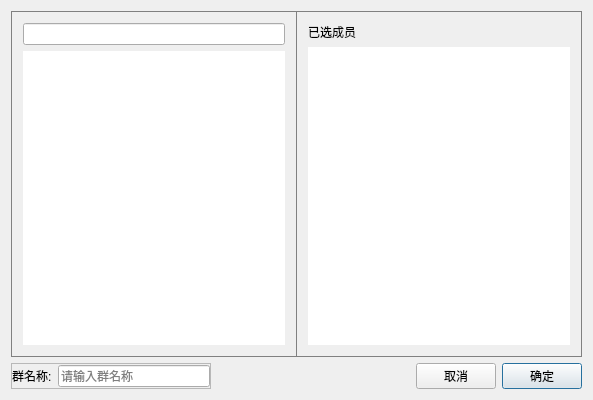
<?xml version="1.0" encoding="UTF-8"?>
<ui version="4.0">
 <class>SelectMemberWidget</class>
 <widget class="QWidget" name="SelectMemberWidget">
  <property name="geometry">
   <rect>
    <x>0</x>
    <y>0</y>
    <width>593</width>
    <height>400</height>
   </rect>
  </property>
  <property name="windowTitle">
   <string>SelectMemberWidget</string>
  </property>
  <layout class="QVBoxLayout" name="verticalLayout_3">
   <item>
    <widget class="QFrame" name="frame">
     <property name="styleSheet">
      <string notr="true">
#labelNickName {
    color: rgb(0, 0, 0);
}
#frame
{
	border:1px solid gray;
}
#frameLeft
{
	border:none;
	border-right:1px solid gray;
}
#frameRight
{
	border:none;
}

QListView
{
	border:none;
}

 QCheckBox {
      
  }

  QCheckBox::indicator {
     height:25px;
      width:35px;
  }

  QCheckBox::indicator:unchecked {
     
	image: url(:/image/resource/关.png);
  }


  QCheckBox::indicator:checked {
      
	image: url(:/image/resource/开.png);
  }

 

 
 </string>
     </property>
     <property name="frameShape">
      <enum>QFrame::StyledPanel</enum>
     </property>
     <property name="frameShadow">
      <enum>QFrame::Raised</enum>
     </property>
     <layout class="QHBoxLayout" name="horizontalLayout_2">
      <property name="spacing">
       <number>0</number>
      </property>
      <property name="leftMargin">
       <number>0</number>
      </property>
      <property name="topMargin">
       <number>0</number>
      </property>
      <property name="rightMargin">
       <number>0</number>
      </property>
      <property name="bottomMargin">
       <number>0</number>
      </property>
      <item>
       <widget class="QFrame" name="frameLeft">
        <property name="frameShape">
         <enum>QFrame::StyledPanel</enum>
        </property>
        <property name="frameShadow">
         <enum>QFrame::Raised</enum>
        </property>
        <layout class="QVBoxLayout" name="verticalLayout">
         <item>
          <widget class="QLineEdit" name="lineEditSearch">
           <property name="clearButtonEnabled">
            <bool>true</bool>
           </property>
          </widget>
         </item>
         <item>
          <widget class="QListView" name="listView">
           <property name="editTriggers">
            <set>QAbstractItemView::NoEditTriggers</set>
           </property>
          </widget>
         </item>
        </layout>
       </widget>
      </item>
      <item>
       <widget class="QFrame" name="frameRight">
        <property name="frameShape">
         <enum>QFrame::StyledPanel</enum>
        </property>
        <property name="frameShadow">
         <enum>QFrame::Raised</enum>
        </property>
        <layout class="QVBoxLayout" name="verticalLayout_2">
         <item>
          <widget class="QLabel" name="label">
           <property name="text">
            <string>已选成员</string>
           </property>
          </widget>
         </item>
         <item>
          <widget class="QListView" name="listViewSelected">
           <property name="styleSheet">
            <string notr="true">QTreeView::indicator:checked 
{ 

subcontrol-position:  right center;

}</string>
           </property>
           <property name="editTriggers">
            <set>QAbstractItemView::NoEditTriggers</set>
           </property>
          </widget>
         </item>
        </layout>
       </widget>
      </item>
     </layout>
    </widget>
   </item>
   <item>
    <layout class="QHBoxLayout" name="horizontalLayout">
     <item>
      <widget class="QFrame" name="frameName">
       <property name="frameShape">
        <enum>QFrame::StyledPanel</enum>
       </property>
       <property name="frameShadow">
        <enum>QFrame::Raised</enum>
       </property>
       <layout class="QHBoxLayout" name="horizontalLayout_3">
        <property name="leftMargin">
         <number>0</number>
        </property>
        <property name="topMargin">
         <number>0</number>
        </property>
        <property name="rightMargin">
         <number>0</number>
        </property>
        <property name="bottomMargin">
         <number>0</number>
        </property>
        <item>
         <widget class="QLabel" name="label_3">
          <property name="text">
           <string>群名称:</string>
          </property>
         </widget>
        </item>
        <item>
         <widget class="QLineEdit" name="lineEdit">
          <property name="placeholderText">
           <string>请输入群名称</string>
          </property>
         </widget>
        </item>
       </layout>
      </widget>
     </item>
     <item>
      <spacer name="horizontalSpacer">
       <property name="orientation">
        <enum>Qt::Horizontal</enum>
       </property>
       <property name="sizeHint" stdset="0">
        <size>
         <width>40</width>
         <height>20</height>
        </size>
       </property>
      </spacer>
     </item>
     <item>
      <widget class="QPushButton" name="btnCancel">
       <property name="text">
        <string>取消</string>
       </property>
      </widget>
     </item>
     <item>
      <widget class="QPushButton" name="btnOK">
       <property name="text">
        <string>确定</string>
       </property>
       <property name="default">
        <bool>true</bool>
       </property>
      </widget>
     </item>
    </layout>
   </item>
  </layout>
 </widget>
 <layoutdefault spacing="6" margin="11"/>
 <resources/>
 <connections/>
</ui>
